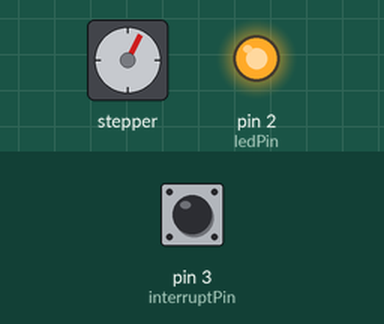
Recording of a sketch running on a simulated Arduino Uno, built with avr-gcc and run on an emulated ATmega328P. Parts: stepper motor, output pins drawn as LEDs (lit = HIGH). Inputs (shaded band) come from the test bench; at power-on: pin 3 (interruptPin) HIGH. Stepper angles assume 1520 steps per turn.

Above: at 0.8 s.
0.9 s: pin 3 (interruptPin) pulled LOW for 0.15 s
At 3.7 s:
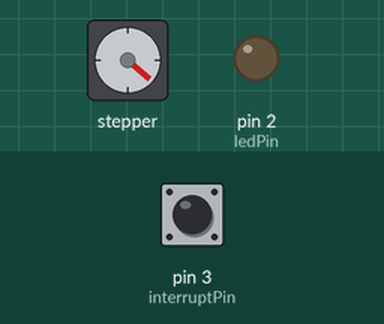
3.9 s: pin 3 (interruptPin) pulled LOW for 1 s
At 5.4 s:
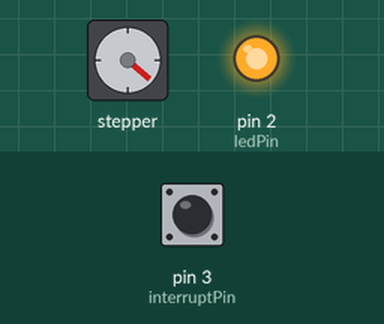
7.9 s: pin 3 (interruptPin) pulled LOW for 0.15 s
At 10.7 s:
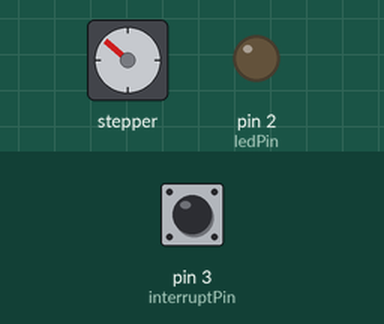
10.9 s: pin 3 (interruptPin) pulled LOW for 3.2 s
At 14.18 s:
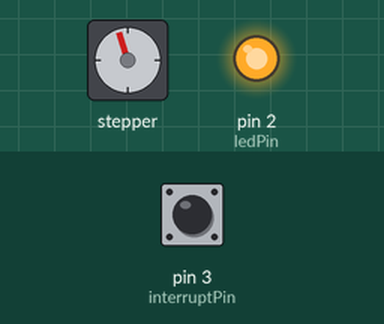
16.1 s: pin 3 (interruptPin) pulled LOW for 0.15 s
At 17.0 s:
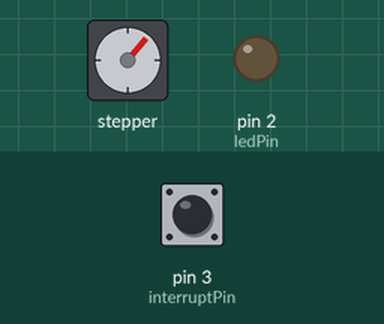
19.2 s: pin 3 (interruptPin) pulled LOW for 0.15 s
At 23.4 s:
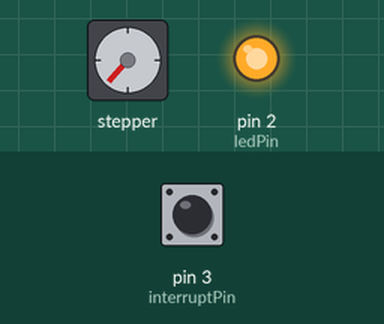
Timing chart, 0 to 27.9 s (numbered marks = the images above; inputs shaded):
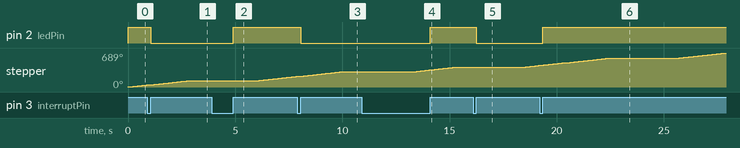

Measured:
- after the input at 0.9 s, pin 2 (ledPin): HIGH → LOW after 0.15 s
- after the input at 3.9 s, pin 2 (ledPin): LOW → HIGH after 1.0 s
- after the input at 7.9 s, pin 2 (ledPin): HIGH → LOW after 0.15 s
- after the input at 10.9 s, pin 2 (ledPin): LOW → HIGH after 3.2 s
- after the input at 16.1 s, pin 2 (ledPin): HIGH → LOW after 0.15 s
- after the input at 19.2 s, pin 2 (ledPin): LOW → HIGH after 0.15 s

The sketch:

StepsInterrupt_Unipolar.ino
```cpp
#include <Stepper.h>

const byte ledPin = 2; // LED PIN
const byte interruptPin = 3; // HALL EFFECT SENSOR PIN
volatile byte state = HIGH;

const int steps_per_rev = 1520;

Stepper motor(steps_per_rev, 8, 9, 10, 11);

void homefunction() {

  // Move motor until home position reached
  while (digitalRead(interruptPin) == 1) {


    motor.step(1);
  }
}

void setup() {
  motor.setSpeed(8);
  digitalWrite(ledPin, state); //Led has the declared state value

  pinMode(ledPin, OUTPUT);

  pinMode(interruptPin, INPUT_PULLUP);

  attachInterrupt(digitalPinToInterrupt(interruptPin), halt, RISING);

  homefunction();
  delay(140) ;
}

void loop() {
  motor.step(380) ; // 90 DEGREES
  delay(3200);
  motor.step(380) ;
  delay(140) ;
  motor.step(380) ;
  delay(3200) ;
  homefunction();
  delay(140) ;
}

void halt() {

  state = !state ;  // Toggle the state of the led when the interrupt occurs
  digitalWrite(ledPin, state) ;
  /*while (digitalRead(interruptPin) == 0) { // switch off motor when magnet is detected
    digitalWrite(stepPin, HIGH) ;
    }*/
  // delay(2000);
  // val++;
}
```
